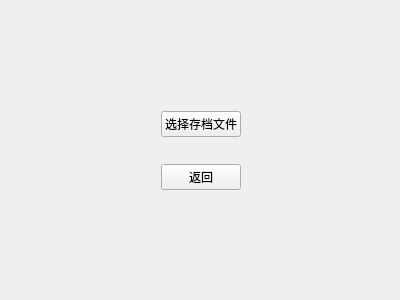
<?xml version="1.0" encoding="UTF-8"?>
<ui version="4.0">
 <class>readFile</class>
 <widget class="QWidget" name="readFile">
  <property name="geometry">
   <rect>
    <x>0</x>
    <y>0</y>
    <width>400</width>
    <height>300</height>
   </rect>
  </property>
  <property name="windowTitle">
   <string>读档</string>
  </property>
  <property name="windowIcon">
   <iconset resource="image.qrc">
    <normaloff>:/new/prefix1/picture.png</normaloff>:/new/prefix1/picture.png</iconset>
  </property>
  <widget class="QWidget" name="widget" native="true">
   <property name="geometry">
    <rect>
     <x>120</x>
     <y>90</y>
     <width>161</width>
     <height>121</height>
    </rect>
   </property>
   <layout class="QGridLayout" name="gridLayout">
    <item row="2" column="1">
     <widget class="QPushButton" name="choosefile">
      <property name="text">
       <string>选择存档文件</string>
      </property>
     </widget>
    </item>
    <item row="2" column="0">
     <spacer name="horizontalSpacer">
      <property name="orientation">
       <enum>Qt::Horizontal</enum>
      </property>
      <property name="sizeHint" stdset="0">
       <size>
        <width>40</width>
        <height>20</height>
       </size>
      </property>
     </spacer>
    </item>
    <item row="5" column="1">
     <spacer name="verticalSpacer_3">
      <property name="orientation">
       <enum>Qt::Vertical</enum>
      </property>
      <property name="sizeHint" stdset="0">
       <size>
        <width>20</width>
        <height>40</height>
       </size>
      </property>
     </spacer>
    </item>
    <item row="2" column="2">
     <spacer name="horizontalSpacer_2">
      <property name="orientation">
       <enum>Qt::Horizontal</enum>
      </property>
      <property name="sizeHint" stdset="0">
       <size>
        <width>40</width>
        <height>20</height>
       </size>
      </property>
     </spacer>
    </item>
    <item row="0" column="1">
     <spacer name="verticalSpacer_2">
      <property name="orientation">
       <enum>Qt::Vertical</enum>
      </property>
      <property name="sizeHint" stdset="0">
       <size>
        <width>20</width>
        <height>40</height>
       </size>
      </property>
     </spacer>
    </item>
    <item row="4" column="1">
     <widget class="QPushButton" name="back">
      <property name="text">
       <string>返回</string>
      </property>
     </widget>
    </item>
    <item row="3" column="1">
     <spacer name="verticalSpacer">
      <property name="orientation">
       <enum>Qt::Vertical</enum>
      </property>
      <property name="sizeHint" stdset="0">
       <size>
        <width>20</width>
        <height>40</height>
       </size>
      </property>
     </spacer>
    </item>
   </layout>
  </widget>
  <widget class="QLabel" name="label">
   <property name="geometry">
    <rect>
     <x>0</x>
     <y>-60</y>
     <width>401</width>
     <height>361</height>
    </rect>
   </property>
   <property name="styleSheet">
    <string notr="true">border-image: url(:/new/prefix1/background.gif);</string>
   </property>
   <property name="text">
    <string/>
   </property>
  </widget>
  <zorder>label</zorder>
  <zorder>widget</zorder>
 </widget>
 <resources>
  <include location="image.qrc"/>
 </resources>
 <connections/>
</ui>
